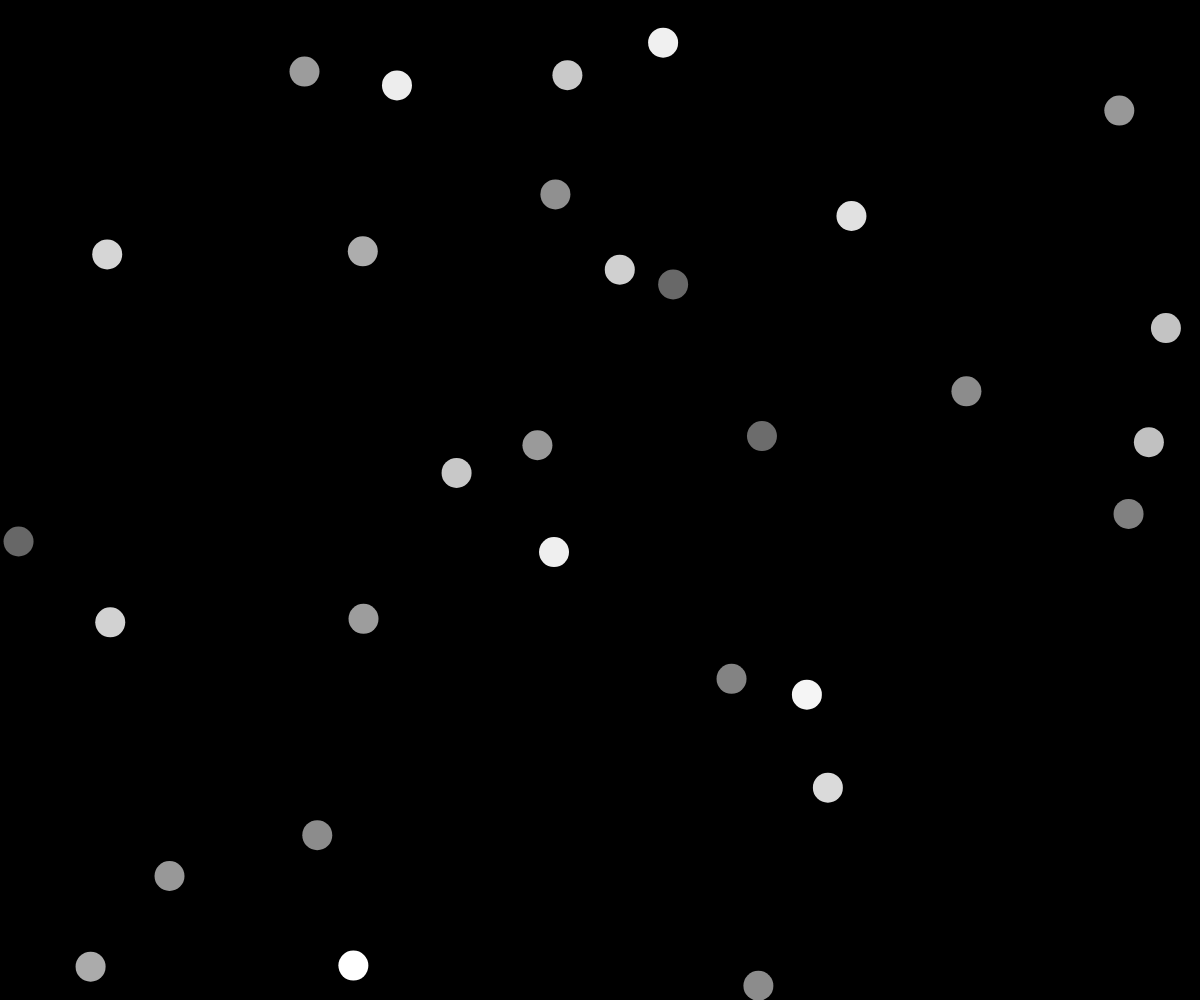
Frame 1 (no input)
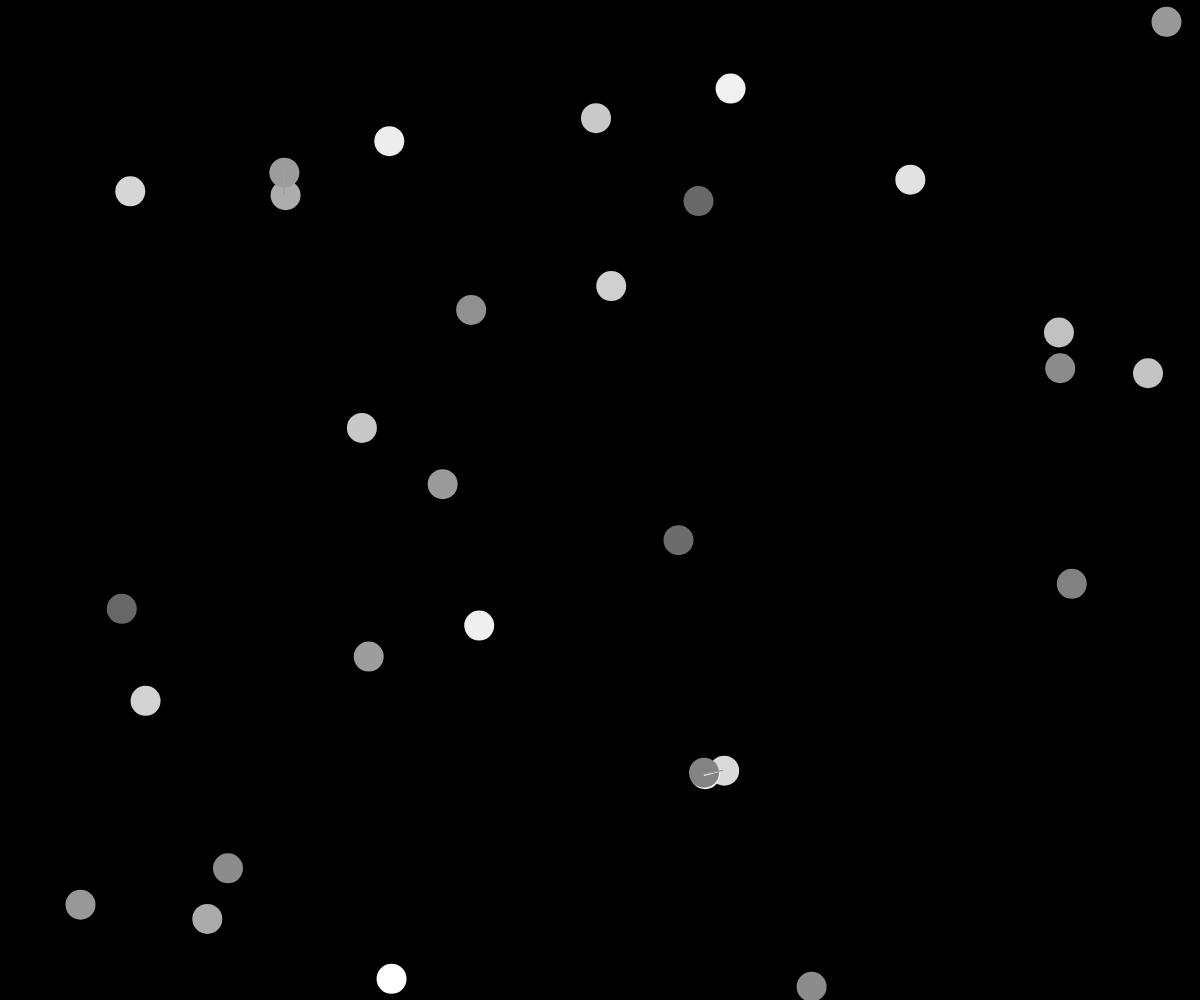
Frame 60 (no input)
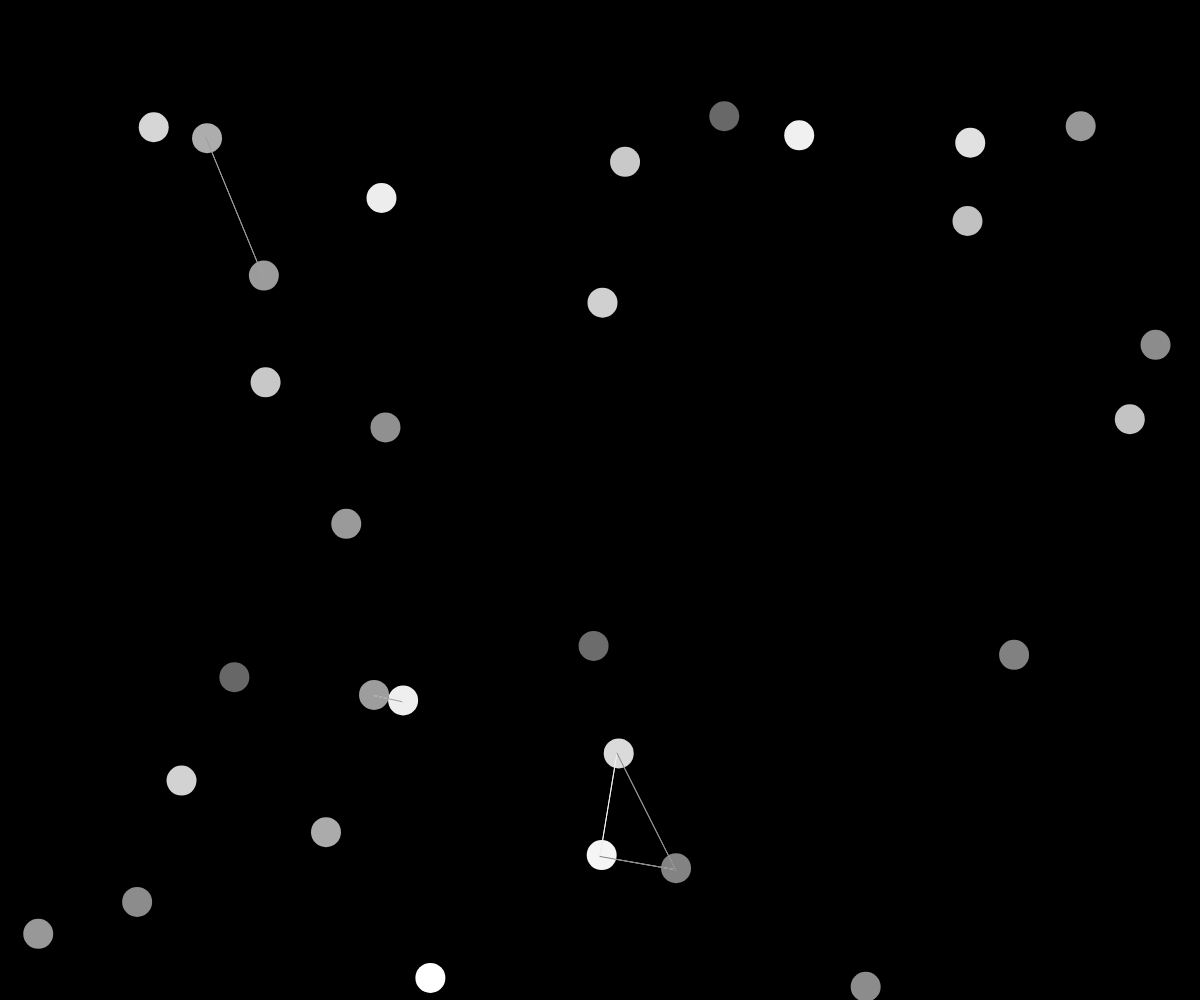
Frame 120 (the mouse pressed at the canvas centre since frame 60)

The p5.js sketch that drew these frames (run headless with seeded random() and noise() and a simulated clock; from frame 60 on, the mouse is pressed at the canvas centre):

// p5.js sketch
// ── sketch.js
let baelle = new Array(30);
let linked = new Array(baelle.length);

for (let i = 0; i < linked.length; i++) {
    linked[i] = new Array(baelle.length);
}

function setup() {
    createCanvas(windowWidth, windowHeight);
    for (let i = 0; i < baelle.length; i++) {
        baelle[i] = new Ball();
    }

    for (let i = 0; i < linked.length; i++) {
        for (let j = 0; j < linked[i].length; j++) {
            linked[i][j] = false;
        }
    }
}

class Ball {
    constructor() {
        this.r = 15;
        this.x = random(this.r, (width + 1) - this.r);
        this.y = random(this.r, (height + 1) - this.r);
        this.speedx = random(-2, 2);
        this.speedy = random(-2, 2);
        this.farbe = int(random(100, 256));
    }

    rendern() {
        noStroke();
        fill(this.farbe);
        circle(this.x, this.y, this.r * 2);
    }

    update() {
        this.x += this.speedx;
        this.y += this.speedy;

        if (this.x >= width - this.r || this.x <= this.r) {
            this.speedx = -this.speedx;
        }

        if (this.y >= height - this.r || this.y <= this.r) {
            this.speedy = -this.speedy;
        }
    }
}

function draw() {
    background(0);
    for (let i = 0; i < baelle.length; i++) {
        baelle[i].rendern();
        baelle[i].update();
    }

    for (let i = 0; i < baelle.length; i++) {
        for (let j = 0; j < baelle.length; j++) {
            if (j != i) {
                if (dist(baelle[i].x, baelle[i].y, baelle[j].x, baelle[j].y) <= baelle[i].r * 2) {
                    linked[i][j] = true;
                }
            }
            if (linked[i][j] == true) {
                stroke(baelle[i].farbe);
                line(baelle[i].x, baelle[i].y, baelle[j].x, baelle[j].y);
            }
        }
    }
}

function windowResized(){
    resizeCanvas(windowWidth, windowHeight);
}
